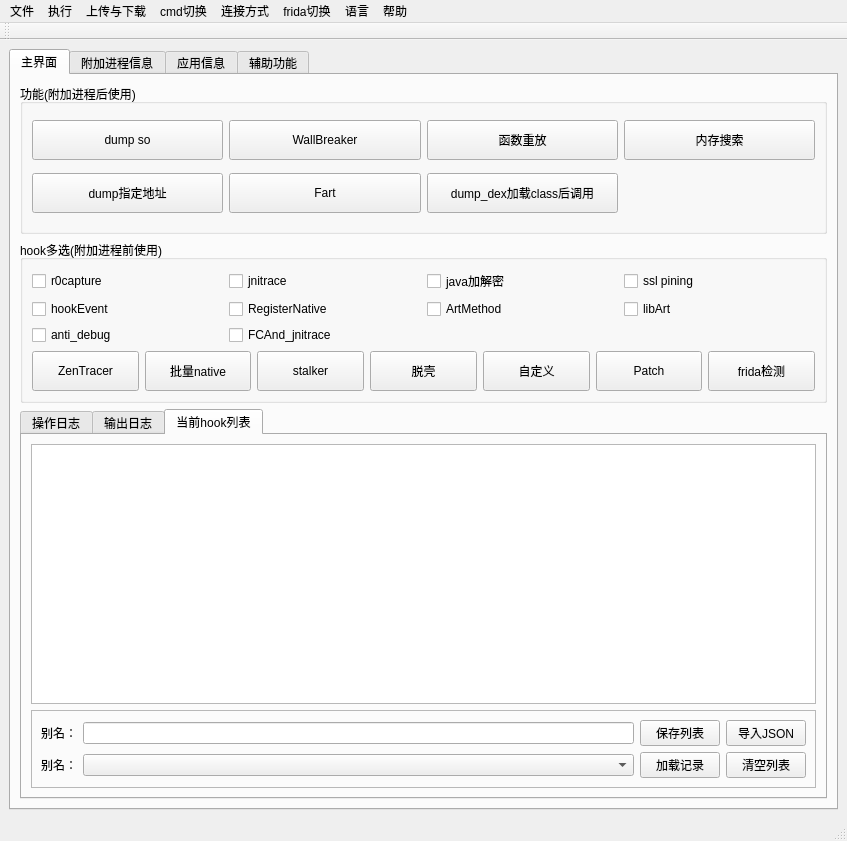
<?xml version="1.0" encoding="UTF-8"?>
<ui version="4.0">
 <class>MainWindow</class>
 <widget class="QMainWindow" name="MainWindow">
  <property name="geometry">
   <rect>
    <x>0</x>
    <y>0</y>
    <width>847</width>
    <height>841</height>
   </rect>
  </property>
  <property name="windowTitle">
   <string>fridaUiTools</string>
  </property>
  <widget class="QWidget" name="centralwidget">
   <layout class="QGridLayout" name="gridLayout">
    <item row="0" column="0">
     <widget class="QTabWidget" name="tabWidget">
      <property name="currentIndex">
       <number>0</number>
      </property>
      <widget class="QWidget" name="tab_2">
       <attribute name="title">
        <string>主界面</string>
       </attribute>
       <layout class="QGridLayout" name="gridLayout_6">
        <item row="0" column="0">
         <widget class="QGroupBox" name="groupBox">
          <property name="minimumSize">
           <size>
            <width>0</width>
            <height>150</height>
           </size>
          </property>
          <property name="title">
           <string>功能(附加进程后使用)</string>
          </property>
          <layout class="QGridLayout" name="gridLayout_4">
           <item row="2" column="1">
            <widget class="QPushButton" name="btnFart">
             <property name="minimumSize">
              <size>
               <width>0</width>
               <height>40</height>
              </size>
             </property>
             <property name="text">
              <string>Fart</string>
             </property>
            </widget>
           </item>
           <item row="2" column="0">
            <widget class="QPushButton" name="btnDumpPtr">
             <property name="minimumSize">
              <size>
               <width>0</width>
               <height>40</height>
              </size>
             </property>
             <property name="text">
              <string>dump指定地址</string>
             </property>
            </widget>
           </item>
           <item row="2" column="2">
            <widget class="QPushButton" name="btnDumpDex">
             <property name="minimumSize">
              <size>
               <width>0</width>
               <height>40</height>
              </size>
             </property>
             <property name="text">
              <string>dump_dex加载class后调用</string>
             </property>
            </widget>
           </item>
           <item row="0" column="0">
            <widget class="QPushButton" name="btnDumpSo">
             <property name="minimumSize">
              <size>
               <width>0</width>
               <height>40</height>
              </size>
             </property>
             <property name="text">
              <string>dump so</string>
             </property>
            </widget>
           </item>
           <item row="0" column="1">
            <widget class="QPushButton" name="btnWallbreaker">
             <property name="minimumSize">
              <size>
               <width>0</width>
               <height>40</height>
              </size>
             </property>
             <property name="text">
              <string>WallBreaker</string>
             </property>
            </widget>
           </item>
           <item row="0" column="2">
            <widget class="QPushButton" name="btnCallFunction">
             <property name="minimumSize">
              <size>
               <width>0</width>
               <height>40</height>
              </size>
             </property>
             <property name="text">
              <string>函数重放</string>
             </property>
            </widget>
           </item>
           <item row="0" column="3">
            <widget class="QPushButton" name="btnMemSearch">
             <property name="minimumSize">
              <size>
               <width>0</width>
               <height>40</height>
              </size>
             </property>
             <property name="text">
              <string>内存搜索</string>
             </property>
            </widget>
           </item>
          </layout>
         </widget>
        </item>
        <item row="1" column="0">
         <widget class="QGroupBox" name="groupBox_2">
          <property name="minimumSize">
           <size>
            <width>0</width>
            <height>150</height>
           </size>
          </property>
          <property name="title">
           <string>hook多选(附加进程前使用)</string>
          </property>
          <layout class="QGridLayout" name="gridLayout_7">
           <item row="2" column="0">
            <layout class="QHBoxLayout" name="horizontalLayout">
             <item>
              <widget class="QPushButton" name="btnMatchMethod">
               <property name="minimumSize">
                <size>
                 <width>0</width>
                 <height>40</height>
                </size>
               </property>
               <property name="text">
                <string>ZenTracer</string>
               </property>
              </widget>
             </item>
             <item>
              <widget class="QPushButton" name="btnNatives">
               <property name="minimumSize">
                <size>
                 <width>0</width>
                 <height>40</height>
                </size>
               </property>
               <property name="text">
                <string>批量native</string>
               </property>
              </widget>
             </item>
             <item>
              <widget class="QPushButton" name="btnStalker">
               <property name="minimumSize">
                <size>
                 <width>0</width>
                 <height>40</height>
                </size>
               </property>
               <property name="text">
                <string>stalker</string>
               </property>
              </widget>
             </item>
             <item>
              <widget class="QPushButton" name="btnTuoke">
               <property name="minimumSize">
                <size>
                 <width>0</width>
                 <height>40</height>
                </size>
               </property>
               <property name="text">
                <string>脱壳</string>
               </property>
              </widget>
             </item>
             <item>
              <widget class="QPushButton" name="btnCustom">
               <property name="enabled">
                <bool>true</bool>
               </property>
               <property name="minimumSize">
                <size>
                 <width>0</width>
                 <height>40</height>
                </size>
               </property>
               <property name="text">
                <string>自定义</string>
               </property>
              </widget>
             </item>
             <item>
              <widget class="QPushButton" name="btnPatch">
               <property name="enabled">
                <bool>true</bool>
               </property>
               <property name="minimumSize">
                <size>
                 <width>0</width>
                 <height>40</height>
                </size>
               </property>
               <property name="text">
                <string>Patch</string>
               </property>
              </widget>
             </item>
             <item>
              <widget class="QPushButton" name="btnAntiFrida">
               <property name="minimumSize">
                <size>
                 <width>0</width>
                 <height>40</height>
                </size>
               </property>
               <property name="text">
                <string>frida检测</string>
               </property>
              </widget>
             </item>
            </layout>
           </item>
           <item row="0" column="0">
            <layout class="QGridLayout" name="gridLayout_5">
             <item row="0" column="0">
              <widget class="QCheckBox" name="chkNetwork">
               <property name="text">
                <string>r0capture</string>
               </property>
              </widget>
             </item>
             <item row="0" column="1">
              <widget class="QCheckBox" name="chkJni">
               <property name="text">
                <string>jnitrace</string>
               </property>
              </widget>
             </item>
             <item row="0" column="2">
              <widget class="QCheckBox" name="chkJavaEnc">
               <property name="text">
                <string>java加解密</string>
               </property>
              </widget>
             </item>
             <item row="0" column="3">
              <widget class="QCheckBox" name="chkSslPining">
               <property name="text">
                <string>ssl pining</string>
               </property>
              </widget>
             </item>
             <item row="1" column="0">
              <widget class="QCheckBox" name="chkHookEvent">
               <property name="text">
                <string>hookEvent</string>
               </property>
              </widget>
             </item>
             <item row="1" column="1">
              <widget class="QCheckBox" name="chkRegisterNative">
               <property name="text">
                <string>RegisterNative</string>
               </property>
              </widget>
             </item>
             <item row="1" column="2">
              <widget class="QCheckBox" name="chkArtMethod">
               <property name="text">
                <string>ArtMethod</string>
               </property>
              </widget>
             </item>
             <item row="1" column="3">
              <widget class="QCheckBox" name="chkLibArt">
               <property name="text">
                <string>libArt</string>
               </property>
              </widget>
             </item>
             <item row="2" column="0">
              <widget class="QCheckBox" name="chkAntiDebug">
               <property name="text">
                <string>anti_debug</string>
               </property>
              </widget>
             </item>
             <item row="2" column="1">
              <widget class="QCheckBox" name="chkNewJnitrace">
               <property name="text">
                <string>FCAnd_jnitrace</string>
               </property>
              </widget>
             </item>
            </layout>
           </item>
          </layout>
         </widget>
        </item>
        <item row="2" column="0">
         <widget class="QTabWidget" name="groupLogs">
          <property name="currentIndex">
           <number>2</number>
          </property>
          <widget class="QWidget" name="tab_3">
           <attribute name="title">
            <string>操作日志</string>
           </attribute>
           <layout class="QGridLayout" name="gridLayout_3">
            <item row="0" column="0">
             <widget class="QPlainTextEdit" name="txtLogs">
              <property name="readOnly">
               <bool>true</bool>
              </property>
             </widget>
            </item>
           </layout>
          </widget>
          <widget class="QWidget" name="tab_5">
           <attribute name="title">
            <string>输出日志</string>
           </attribute>
           <layout class="QGridLayout" name="gridLayout_2">
            <item row="0" column="0">
             <widget class="QPlainTextEdit" name="txtoutLogs">
              <property name="readOnly">
               <bool>true</bool>
              </property>
             </widget>
            </item>
           </layout>
          </widget>
          <widget class="QWidget" name="tab_4">
           <attribute name="title">
            <string>当前hook列表</string>
           </attribute>
           <layout class="QGridLayout" name="gridLayout_9">
            <item row="0" column="0">
             <widget class="QTableWidget" name="tabHooks">
              <property name="editTriggers">
               <set>QAbstractItemView::NoEditTriggers</set>
              </property>
             </widget>
            </item>
            <item row="1" column="0">
             <widget class="QFrame" name="frame">
              <property name="frameShape">
               <enum>QFrame::StyledPanel</enum>
              </property>
              <property name="frameShadow">
               <enum>QFrame::Raised</enum>
              </property>
              <layout class="QGridLayout" name="gridLayout_8">
               <item row="0" column="0">
                <widget class="QLabel" name="label">
                 <property name="text">
                  <string>别名：</string>
                 </property>
                </widget>
               </item>
               <item row="0" column="1">
                <widget class="QLineEdit" name="txtSaveHooks"/>
               </item>
               <item row="0" column="2">
                <widget class="QPushButton" name="btnSaveHooks">
                 <property name="maximumSize">
                  <size>
                   <width>150</width>
                   <height>16777215</height>
                  </size>
                 </property>
                 <property name="text">
                  <string>保存列表</string>
                 </property>
                </widget>
               </item>
               <item row="0" column="3">
                <widget class="QPushButton" name="btnImportHooks">
                 <property name="maximumSize">
                  <size>
                   <width>150</width>
                   <height>16777215</height>
                  </size>
                 </property>
                 <property name="text">
                  <string>导入JSON</string>
                 </property>
                </widget>
               </item>
               <item row="1" column="0">
                <widget class="QLabel" name="label_2">
                 <property name="text">
                  <string>别名：</string>
                 </property>
                </widget>
               </item>
               <item row="1" column="1">
                <widget class="QComboBox" name="cmbHooks"/>
               </item>
               <item row="1" column="2">
                <widget class="QPushButton" name="btnLoadHooks">
                 <property name="maximumSize">
                  <size>
                   <width>150</width>
                   <height>16777215</height>
                  </size>
                 </property>
                 <property name="text">
                  <string>加载记录</string>
                 </property>
                </widget>
               </item>
               <item row="1" column="3">
                <widget class="QPushButton" name="btnClearHooks">
                 <property name="maximumSize">
                  <size>
                   <width>150</width>
                   <height>16777215</height>
                  </size>
                 </property>
                 <property name="text">
                  <string>清空列表</string>
                 </property>
                </widget>
               </item>
              </layout>
             </widget>
            </item>
           </layout>
          </widget>
         </widget>
        </item>
       </layout>
      </widget>
      <widget class="QWidget" name="tab">
       <attribute name="title">
        <string>附加进程信息</string>
       </attribute>
       <layout class="QGridLayout" name="gridLayout_14">
        <item row="0" column="0">
         <layout class="QHBoxLayout" name="horizontalLayout_2">
          <item>
           <widget class="QGroupBox" name="groupBox_3">
            <property name="title">
             <string>module列表</string>
            </property>
            <layout class="QGridLayout" name="gridLayout_10">
             <item row="0" column="0">
              <widget class="QLineEdit" name="txtModule"/>
             </item>
             <item row="1" column="0">
              <widget class="QListWidget" name="listModules"/>
             </item>
            </layout>
           </widget>
          </item>
          <item>
           <layout class="QVBoxLayout" name="verticalLayout">
            <item>
             <widget class="QPushButton" name="btnExport">
              <property name="text">
               <string>Export</string>
              </property>
             </widget>
            </item>
            <item>
             <widget class="QPushButton" name="btnSymbol">
              <property name="text">
               <string>Symbol</string>
              </property>
             </widget>
            </item>
            <item>
             <widget class="QPushButton" name="btnSymbolClear">
              <property name="text">
               <string>清空</string>
              </property>
             </widget>
            </item>
           </layout>
          </item>
          <item>
           <widget class="QGroupBox" name="groupBox_5">
            <property name="title">
             <string>符号</string>
            </property>
            <layout class="QGridLayout" name="gridLayout_12">
             <item row="0" column="0">
              <widget class="QLineEdit" name="txtSymbol"/>
             </item>
             <item row="1" column="0">
              <widget class="QListWidget" name="listSymbol"/>
             </item>
            </layout>
           </widget>
          </item>
         </layout>
        </item>
        <item row="1" column="0">
         <layout class="QHBoxLayout" name="horizontalLayout_3">
          <item>
           <widget class="QGroupBox" name="groupBox_4">
            <property name="title">
             <string>java类列表</string>
            </property>
            <layout class="QGridLayout" name="gridLayout_11">
             <item row="1" column="0">
              <widget class="QListWidget" name="listClasses"/>
             </item>
             <item row="0" column="0">
              <widget class="QLineEdit" name="txtClass"/>
             </item>
            </layout>
           </widget>
          </item>
          <item>
           <layout class="QVBoxLayout" name="verticalLayout_2">
            <item>
             <widget class="QPushButton" name="btnMethod">
              <property name="text">
               <string>查询函数</string>
              </property>
             </widget>
            </item>
            <item>
             <widget class="QPushButton" name="btnMethodClear">
              <property name="text">
               <string>清空</string>
              </property>
             </widget>
            </item>
           </layout>
          </item>
          <item>
           <widget class="QGroupBox" name="groupBox_6">
            <property name="title">
             <string>java函数</string>
            </property>
            <layout class="QGridLayout" name="gridLayout_13">
             <item row="1" column="0">
              <widget class="QListWidget" name="listMethod"/>
             </item>
             <item row="0" column="0">
              <widget class="QLineEdit" name="txtMethod"/>
             </item>
            </layout>
           </widget>
          </item>
         </layout>
        </item>
        <item row="2" column="0">
         <widget class="QGroupBox" name="groupBox_7">
          <property name="minimumSize">
           <size>
            <width>0</width>
            <height>200</height>
           </size>
          </property>
          <property name="title">
           <string>其他信息（todo）</string>
          </property>
          <layout class="QGridLayout" name="gridLayout_16"/>
         </widget>
        </item>
       </layout>
      </widget>
      <widget class="QWidget" name="tab_6">
       <attribute name="title">
        <string>应用信息</string>
       </attribute>
       <widget class="QGroupBox" name="groupBox_8">
        <property name="geometry">
         <rect>
          <x>10</x>
          <y>20</y>
          <width>795</width>
          <height>301</height>
         </rect>
        </property>
        <property name="minimumSize">
         <size>
          <width>0</width>
          <height>200</height>
         </size>
        </property>
        <property name="title">
         <string>手机当前应用信息</string>
        </property>
        <layout class="QGridLayout" name="gridLayout_17">
         <item row="2" column="0">
          <widget class="QLabel" name="label_8">
           <property name="text">
            <string>提示：这里显示的是移动端当前app的信息，非附加的app信息</string>
           </property>
          </widget>
         </item>
         <item row="0" column="0">
          <widget class="QFrame" name="frame_3">
           <property name="minimumSize">
            <size>
             <width>0</width>
             <height>200</height>
            </size>
           </property>
           <property name="frameShape">
            <enum>QFrame::StyledPanel</enum>
           </property>
           <property name="frameShadow">
            <enum>QFrame::Raised</enum>
           </property>
           <layout class="QGridLayout" name="gridLayout_18">
            <item row="3" column="0">
             <widget class="QLabel" name="label_12">
              <property name="text">
               <string>启动页面：</string>
              </property>
             </widget>
            </item>
            <item row="0" column="4">
             <widget class="QPushButton" name="btnFlush">
              <property name="text">
               <string>刷新</string>
              </property>
             </widget>
            </item>
            <item row="2" column="0">
             <widget class="QLabel" name="label_9">
              <property name="text">
               <string>当前视图：</string>
              </property>
             </widget>
            </item>
            <item row="0" column="0">
             <widget class="QLabel" name="label_10">
              <property name="text">
               <string>进程名：</string>
              </property>
             </widget>
            </item>
            <item row="1" column="3">
             <widget class="QLineEdit" name="txtPid">
              <property name="readOnly">
               <bool>true</bool>
              </property>
             </widget>
            </item>
            <item row="0" column="3">
             <widget class="QLineEdit" name="txtProcessName">
              <property name="readOnly">
               <bool>true</bool>
              </property>
             </widget>
            </item>
            <item row="1" column="0">
             <widget class="QLabel" name="label_11">
              <property name="text">
               <string>进程id：</string>
              </property>
             </widget>
            </item>
            <item row="2" column="3">
             <widget class="QLineEdit" name="txtCurrentFocus">
              <property name="readOnly">
               <bool>true</bool>
              </property>
             </widget>
            </item>
            <item row="3" column="3">
             <widget class="QLineEdit" name="txtComponent">
              <property name="readOnly">
               <bool>true</bool>
              </property>
             </widget>
            </item>
            <item row="4" column="3">
             <widget class="QLineEdit" name="txtBaseDir">
              <property name="readOnly">
               <bool>true</bool>
              </property>
             </widget>
            </item>
            <item row="4" column="0">
             <widget class="QLabel" name="label_13">
              <property name="text">
               <string>base路径：</string>
              </property>
             </widget>
            </item>
           </layout>
          </widget>
         </item>
        </layout>
       </widget>
      </widget>
      <widget class="QWidget" name="tab_7">
       <attribute name="title">
        <string>辅助功能</string>
       </attribute>
       <layout class="QGridLayout" name="gridLayout_19">
        <item row="0" column="0">
         <widget class="QGroupBox" name="groupBox_9">
          <property name="title">
           <string>功能</string>
          </property>
          <layout class="QGridLayout" name="gridLayout_15">
           <item row="0" column="0">
            <widget class="QPushButton" name="btnFartOpBin">
             <property name="maximumSize">
              <size>
               <width>150</width>
               <height>60</height>
              </size>
             </property>
             <property name="text">
              <string>fart处理bin数据</string>
             </property>
            </widget>
           </item>
           <item row="0" column="1">
            <widget class="QPushButton" name="btnOpStalkerLog">
             <property name="enabled">
              <bool>true</bool>
             </property>
             <property name="maximumSize">
              <size>
               <width>150</width>
               <height>60</height>
              </size>
             </property>
             <property name="text">
              <string>stalker输出整理</string>
             </property>
            </widget>
           </item>
          </layout>
         </widget>
        </item>
        <item row="1" column="0">
         <widget class="QGroupBox" name="groupBox_10">
          <property name="title">
           <string>todo</string>
          </property>
         </widget>
        </item>
       </layout>
      </widget>
     </widget>
    </item>
   </layout>
  </widget>
  <widget class="QMenuBar" name="menubar">
   <property name="geometry">
    <rect>
     <x>0</x>
     <y>0</y>
     <width>847</width>
     <height>37</height>
    </rect>
   </property>
   <widget class="QMenu" name="menufile">
    <property name="title">
     <string>文件</string>
    </property>
    <addaction name="actionClearTmp"/>
    <addaction name="actionClearLogs"/>
    <addaction name="actionClearOutlog"/>
    <addaction name="actionClearHookJson"/>
    <addaction name="actionConsoleLog"/>
   </widget>
   <widget class="QMenu" name="menuedit">
    <property name="title">
     <string>执行</string>
    </property>
    <widget class="QMenu" name="menuAttach">
     <property name="title">
      <string>附加进程</string>
     </property>
     <addaction name="actionAttach"/>
     <addaction name="actionAttachName"/>
     <addaction name="actionSpawn"/>
    </widget>
    <widget class="QMenu" name="menu_frida_server">
     <property name="title">
      <string>启动frida-server</string>
     </property>
     <addaction name="actionFrida32Start"/>
     <addaction name="actionFrida64Start"/>
     <addaction name="actionFridax86Start"/>
     <addaction name="actionFridax64Start"/>
    </widget>
    <addaction name="menuAttach"/>
    <addaction name="actionStop"/>
    <addaction name="menu_frida_server"/>
    <addaction name="actionChangePort"/>
   </widget>
   <widget class="QMenu" name="menuhelp">
    <property name="title">
     <string>帮助</string>
    </property>
    <addaction name="actionabort"/>
   </widget>
   <widget class="QMenu" name="menu">
    <property name="title">
     <string>上传与下载</string>
    </property>
    <addaction name="actionPushFridaServer"/>
    <addaction name="actionPushFridaServerX86"/>
    <addaction name="actionPushFartSo"/>
    <addaction name="actionPullDumpDexRes"/>
    <addaction name="actionPullFartRes"/>
    <addaction name="actionPullApk"/>
   </widget>
   <widget class="QMenu" name="menucmd">
    <property name="title">
     <string>cmd切换</string>
    </property>
    <addaction name="actionSuC"/>
    <addaction name="actionSu0"/>
    <addaction name="actionMks0"/>
   </widget>
   <widget class="QMenu" name="menu_2">
    <property name="title">
     <string>连接方式</string>
    </property>
    <addaction name="actionUsb"/>
    <addaction name="actionWifi"/>
   </widget>
   <widget class="QMenu" name="menufrida">
    <property name="title">
     <string>frida切换</string>
    </property>
    <addaction name="actionVer14"/>
    <addaction name="actionVer15"/>
    <addaction name="actionVer16"/>
    <addaction name="actionVer17"/>
   </widget>
   <widget class="QMenu" name="menu_3">
    <property name="title">
     <string>语言</string>
    </property>
    <addaction name="actionChina"/>
    <addaction name="actionEnglish"/>
   </widget>
   <addaction name="menufile"/>
   <addaction name="menuedit"/>
   <addaction name="menu"/>
   <addaction name="menucmd"/>
   <addaction name="menu_2"/>
   <addaction name="menufrida"/>
   <addaction name="menu_3"/>
   <addaction name="menuhelp"/>
  </widget>
  <widget class="QStatusBar" name="statusbar"/>
  <widget class="QToolBar" name="toolBar">
   <property name="windowTitle">
    <string>toolBar</string>
   </property>
   <attribute name="toolBarArea">
    <enum>TopToolBarArea</enum>
   </attribute>
   <attribute name="toolBarBreak">
    <bool>false</bool>
   </attribute>
  </widget>
  <action name="actionopen">
   <property name="text">
    <string>open</string>
   </property>
  </action>
  <action name="actionexit">
   <property name="text">
    <string>exit</string>
   </property>
  </action>
  <action name="actionabort">
   <property name="text">
    <string>关于我</string>
   </property>
  </action>
  <action name="actionStop">
   <property name="text">
    <string>停止</string>
   </property>
  </action>
  <action name="action">
   <property name="text">
    <string>附加当前进程</string>
   </property>
  </action>
  <action name="action_2">
   <property name="text">
    <string>附加指定进程</string>
   </property>
  </action>
  <action name="actionspwan">
   <property name="text">
    <string>spwan附加</string>
   </property>
  </action>
  <action name="actionAttach">
   <property name="text">
    <string>附加当前进程</string>
   </property>
  </action>
  <action name="actionAttachName">
   <property name="text">
    <string>附加指定进程</string>
   </property>
  </action>
  <action name="actionSpawn">
   <property name="text">
    <string>spawn附加</string>
   </property>
  </action>
  <action name="actionClearTmp">
   <property name="text">
    <string>清空缓存数据</string>
   </property>
  </action>
  <action name="actionClearLogs">
   <property name="text">
    <string>清空日志文件</string>
   </property>
  </action>
  <action name="actionClearOutlog">
   <property name="text">
    <string>清空输出日志</string>
   </property>
  </action>
  <action name="actionPushFartSo">
   <property name="text">
    <string>上传fart.so,gson.jar到设备</string>
   </property>
  </action>
  <action name="actionClearHookJson">
   <property name="text">
    <string>清空json列表</string>
   </property>
  </action>
  <action name="actionPullDumpDexRes">
   <property name="text">
    <string>下载dump_dex结果</string>
   </property>
  </action>
  <action name="actionPushFridaServer">
   <property name="text">
    <string>上传frida-server(arm,arm64)</string>
   </property>
  </action>
  <action name="actionPullFartRes">
   <property name="text">
    <string>下载fart脱壳结果</string>
   </property>
  </action>
  <action name="actionFrida32Start">
   <property name="text">
    <string>frida-server for arm</string>
   </property>
  </action>
  <action name="actionFrida64Start">
   <property name="text">
    <string>frida-server for arm64</string>
   </property>
  </action>
  <action name="actionSuC">
   <property name="checkable">
    <bool>true</bool>
   </property>
   <property name="checked">
    <bool>true</bool>
   </property>
   <property name="text">
    <string>adb shell su -c</string>
   </property>
  </action>
  <action name="actionSu0">
   <property name="checkable">
    <bool>true</bool>
   </property>
   <property name="checked">
    <bool>false</bool>
   </property>
   <property name="text">
    <string>adb shell su 0</string>
   </property>
  </action>
  <action name="actionFridax86Start">
   <property name="text">
    <string>frida-server for x86</string>
   </property>
  </action>
  <action name="actionFridax64Start">
   <property name="text">
    <string>frida-server for x64</string>
   </property>
  </action>
  <action name="actionPullApk">
   <property name="text">
    <string>下载当前应用apk</string>
   </property>
  </action>
  <action name="actionPushFridaServerX86">
   <property name="text">
    <string>上传frida-server(x86,x64)</string>
   </property>
  </action>
  <action name="actionUsb">
   <property name="checkable">
    <bool>true</bool>
   </property>
   <property name="checked">
    <bool>true</bool>
   </property>
   <property name="text">
    <string>usb连接</string>
   </property>
  </action>
  <action name="actionWifi">
   <property name="checkable">
    <bool>true</bool>
   </property>
   <property name="text">
    <string>wifi连接</string>
   </property>
  </action>
  <action name="actionVer14">
   <property name="checkable">
    <bool>true</bool>
   </property>
   <property name="text">
    <string>14.2.18</string>
   </property>
  </action>
  <action name="actionVer15">
   <property name="checkable">
    <bool>true</bool>
   </property>
   <property name="checked">
    <bool>true</bool>
   </property>
   <property name="text">
    <string>15.1.9</string>
   </property>
  </action>
  <action name="actionChangePort">
   <property name="text">
    <string>修改默认端口</string>
   </property>
  </action>
  <action name="actionConsoleLog">
   <property name="checkable">
    <bool>true</bool>
   </property>
   <property name="text">
    <string>关闭输出日志</string>
   </property>
  </action>
  <action name="actionMks0">
   <property name="checkable">
    <bool>true</bool>
   </property>
   <property name="text">
    <string>adb shell mks 0</string>
   </property>
  </action>
  <action name="actionVer16">
   <property name="checkable">
    <bool>true</bool>
   </property>
   <property name="text">
    <string>17.5.2</string>
   </property>
  </action>
  <action name="actionVer17">
   <property name="checkable">
    <bool>true</bool>
   </property>
   <property name="text">
    <string>17.7.3</string>
   </property>
  </action>
  <action name="actionChina">
   <property name="checkable">
    <bool>true</bool>
   </property>
   <property name="checked">
    <bool>true</bool>
   </property>
   <property name="text">
    <string>中文</string>
   </property>
  </action>
  <action name="actionEnglish">
   <property name="checkable">
    <bool>true</bool>
   </property>
   <property name="text">
    <string>English</string>
   </property>
  </action>
 </widget>
 <resources/>
 <connections/>
 <slots>
  <slot>base64_calc_encode()</slot>
  <slot>base64_input_change()</slot>
  <slot>select_file()</slot>
  <slot>save_file()</slot>
  <slot>hex_toggled()</slot>
  <slot>url_input_change()</slot>
  <slot>url_calc_encode()</slot>
  <slot>reinstall_android()</slot>
  <slot>start_frida32()</slot>
  <slot>start_frida64()</slot>
  <slot>start_ida32()</slot>
  <slot>start_ida64()</slot>
  <slot>start_gdb32()</slot>
  <slot>start_gdb64()</slot>
  <slot>kill_debug()</slot>
  <slot>binformat_calc_str()</slot>
  <slot>binformat_input_change()</slot>
  <slot>hexdump_calc()</slot>
  <slot>hexdump_input_change()</slot>
  <slot>hexdump_cmb_change()</slot>
  <slot>zlib_calc()</slot>
  <slot>zlib_input_change()</slot>
  <slot>varint_calc_encode()</slot>
  <slot>varint_input_change()</slot>
  <slot>oct_calc()</slot>
  <slot>oct_input_change()</slot>
  <slot>protoc_calc()</slot>
  <slot>protoc_input_change()</slot>
  <slot>asm_calc_encrypt()</slot>
  <slot>asm_input_change()</slot>
  <slot>crc32_calc()</slot>
  <slot>crc32_input_change()</slot>
  <slot>adler32_calc()</slot>
  <slot>adler32_input_change()</slot>
  <slot>md5_calc()</slot>
  <slot>md5_input_change()</slot>
  <slot>sha_calc()</slot>
  <slot>sha_input_change()</slot>
  <slot>aes_calc_encrypt()</slot>
  <slot>aes_input_change()</slot>
  <slot>hmac_calc()</slot>
  <slot>hmac_input_change()</slot>
  <slot>rc2_calc_encrypt()</slot>
  <slot>rc2_input_change()</slot>
  <slot>aes_decrypt_check()</slot>
  <slot>aes_mode_change()</slot>
  <slot>rsa_gen()</slot>
  <slot>rsa_encrypt()</slot>
  <slot>rsa_decrypt()</slot>
  <slot>rsa_check_prikey()</slot>
  <slot>rsa_check_pubkey()</slot>
  <slot>rsa_check_context()</slot>
  <slot>binformat_calc_bytes()</slot>
  <slot>aes_calc_decrypt()</slot>
  <slot>rc2_calc_decrypt()</slot>
  <slot>base64_calc_decode()</slot>
  <slot>url_calc_decode()</slot>
  <slot>varint_calc_decode()</slot>
  <slot>asm_calc_disasm()</slot>
  <slot>zlib_calc_unzlib()</slot>
  <slot>des_calc_encrypt()</slot>
  <slot>des_calc_decrypt()</slot>
 </slots>
</ui>
